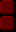

The image is a tile-based game level rendered from a .tmx file. Its description and complete source (layers, tilesets, objects, tile grids) follow:
An orthogonal 1x2 tile map with 16x16 px tiles, 1 tile layer (tiles layer).

<map version="1.10" tiledversion="1.11.0" orientation="orthogonal" renderorder="right-down" width="1" height="2" tilewidth="16" tileheight="16" infinite="0" nextlayerid="2" nextobjectid="1">
 <tileset firstgid="1" source="bricks_big.tsx" />
 <layer id="1" name="tiles layer" width="1" height="2">
  <data encoding="csv">
2,
2
</data>
 </layer>
</map>
